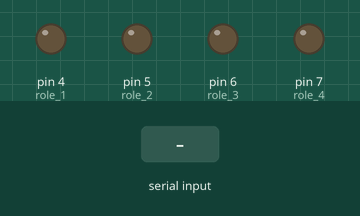
Simulated run of this sketch. Board: Arduino Uno, built with avr-gcc and run on an emulated ATmega328P. On the bench: output pins drawn as LEDs (lit = HIGH). The test bench sets the inputs (shaded band).

Above: at 1.2 s.
1.3 s: "1" received over Serial
At 2.3 s:
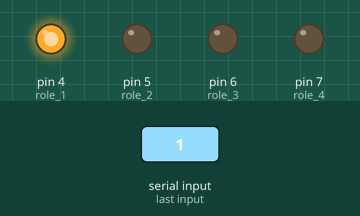
2.8 s: "2" received over Serial
At 3.4 s:
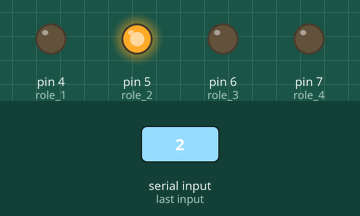
4.3 s: "3" received over Serial
At 4.6 s:
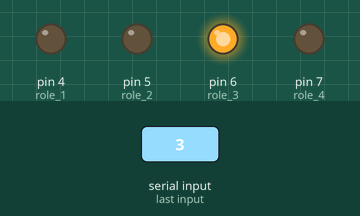
5.8 s: "4" received over Serial
At 6.9 s:
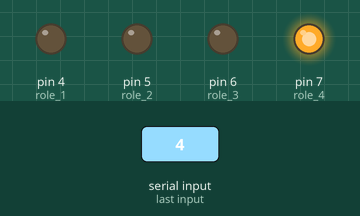
7.3 s: "8" received over Serial
At 8.1 s:
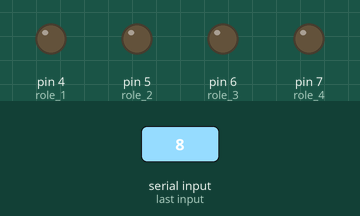
Timing chart, 0 to 9.8 s (numbered marks = the images above; inputs shaded):
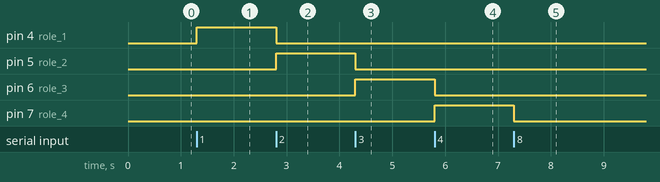

Measured:
- after the input at 1.3 s, pin 4 (role_1): LOW → HIGH at once
- after the input at 2.8 s, pin 4 (role_1): HIGH → LOW at once; pin 5 (role_2): LOW → HIGH at once
- after the input at 4.3 s, pin 5 (role_2): HIGH → LOW at once; pin 6 (role_3): LOW → HIGH at once
- after the input at 5.8 s, pin 6 (role_3): HIGH → LOW at once; pin 7 (role_4): LOW → HIGH at once
- after the input at 7.3 s, pin 7 (role_4): HIGH → LOW at once

The sketch:

BETAM_roleDENEM.ino
```cpp
int role_1=4;
int role_2=5;
int role_3=6;
int role_4=7;

void setup() {
  // put your setup code here, to run once:
pinMode(role_1,OUTPUT);
pinMode(role_2,OUTPUT);
pinMode(role_3,OUTPUT);
pinMode(role_4,OUTPUT);
Serial.begin(9600);


}
char text;

void loop() {
  // put your main code here, to run repeatedly:
text=Serial.read();

if(text=='1'){
  digitalWrite(role_1,HIGH);
  digitalWrite(role_2,LOW);
  digitalWrite(role_3,LOW);
  digitalWrite(role_4,LOW);

}
if(text=='2'){
  digitalWrite(role_1,LOW);
  digitalWrite(role_2,HIGH);
  digitalWrite(role_3,LOW);
  digitalWrite(role_4,LOW);

}
if(text=='3'){
  digitalWrite(role_1,LOW);
  digitalWrite(role_2,LOW);
  digitalWrite(role_3,HIGH);
  digitalWrite(role_4,LOW);

}
if(text=='4'){
  digitalWrite(role_1,LOW);
  digitalWrite(role_2,LOW);
  digitalWrite(role_3,LOW);
  digitalWrite(role_4,HIGH);

}
if(text=='5'){
  digitalWrite(role_1,LOW);


}
if(text=='6'){
  digitalWrite(role_2,LOW);


}

if(text=='7'){
  digitalWrite(role_3,LOW);


}

if(text=='8'){
  digitalWrite(role_4,LOW);


}

}
```
